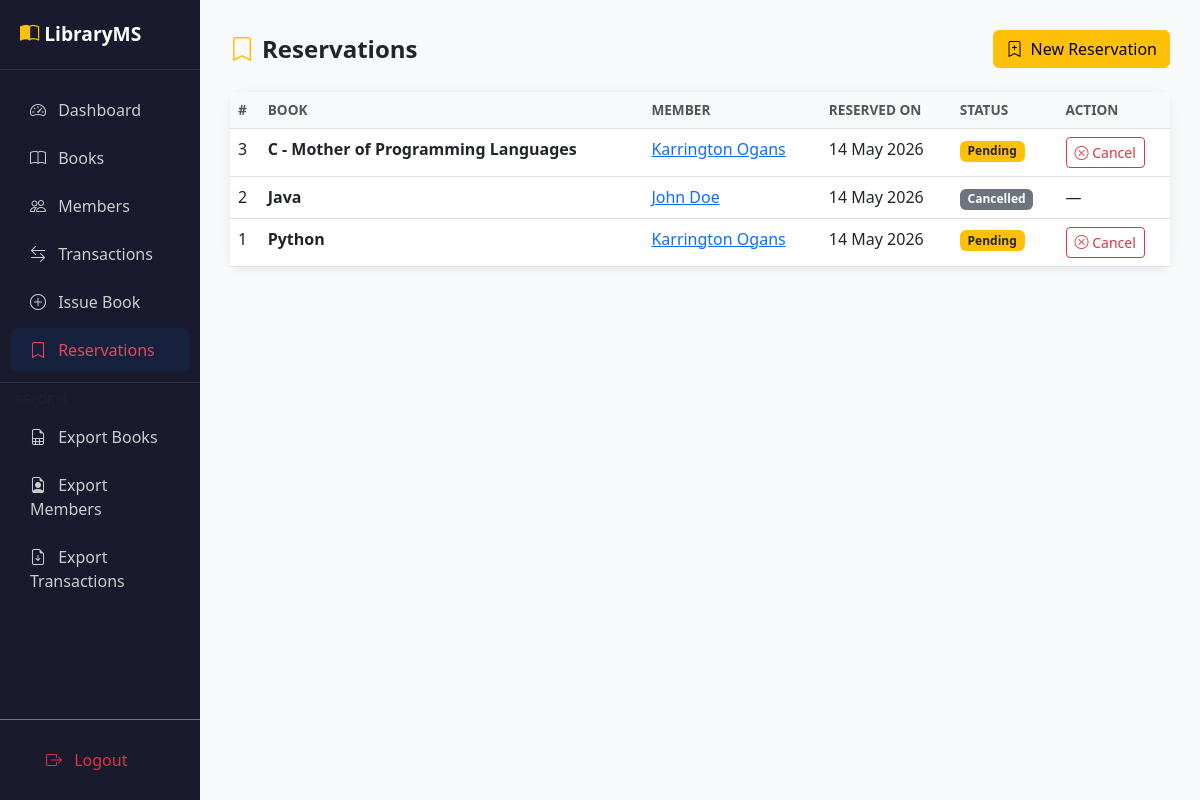
Screenshot of /reservations/ (signed in) with the database file from the repository.
### app/models.py (models this page shows, shortened)
class Reservation(db.Model):
    __tablename__ = 'reservations'
    id = db.Column(db.Integer, primary_key=True)
    book_id = db.Column(db.Integer, db.ForeignKey('books.id'), nullable=False)
    member_id = db.Column(db.Integer, db.ForeignKey('members.id'), nullable=False)
    reserved_date = db.Column(db.DateTime, default=datetime.utcnow)
    status = db.Column(db.String(20), default='pending')  # pending / fulfilled / cancelled

class Book(db.Model):
    __tablename__ = 'books'
    id = db.Column(db.Integer, primary_key=True)
    title = db.Column(db.String(200), nullable=False)
    author = db.Column(db.String(100), nullable=False)
    genre = db.Column(db.String(50))
    isbn = db.Column(db.String(20), unique=True)
    total_copies = db.Column(db.Integer, default=1)
    available_copies = db.Column(db.Integer, default=1)
    cover_image = db.Column(db.String(200), nullable=True)
    added_date = db.Column(db.DateTime, default=datetime.utcnow)
    transactions = db.relationship('Transaction', backref='book', lazy=True)
    reservations = db.relationship('Reservation', backref='book', lazy=True)

class Member(db.Model):
    __tablename__ = 'members'
    id = db.Column(db.Integer, primary_key=True)
    name = db.Column(db.String(100), nullable=False)
    email = db.Column(db.String(120), unique=True, nullable=False)
    phone = db.Column(db.String(15))
    membership_date = db.Column(db.DateTime, default=datetime.utcnow)
    is_active = db.Column(db.Boolean, default=True)
    max_books = db.Column(db.Integer, default=3)  # M2: borrowing limit
    transactions = db.relationship('Transaction', backref='member', lazy=True)
    reservations = db.relationship('Reservation', backref='member', lazy=True)

### app/routes/reservations.py (the view)
@reservations_bp.route('/')
@login_required
def index():
    reservations = Reservation.query.order_by(Reservation.reserved_date.desc()).all()
    return render_template('reservations/index.html', reservations=reservations)

### app/models.py (called while the page is built)
@login_manager.user_loader
def load_user(user_id):
    return Admin.query.get(int(user_id))

### app/templates/reservations/index.html (shortened to what this page needs)
{% extends 'base.html' %}
{% block content %}
<div class="d-flex justify-content-between align-items-center mb-4">
    <h4 class="fw-bold mb-0"><i class="bi bi-bookmark text-warning me-2"></i>Reservations</h4>
    <a href="{{ url_for('reservations.reserve') }}" class="btn btn-warning">
        <i class="bi bi-bookmark-plus me-1"></i> New Reservation
    </a>
</div>
<div class="card">
    <div class="card-body p-0">
        <table class="table table-hover mb-0">
            <thead class="table-light">
                <tr><th>#</th><th>Book</th><th>Member</th><th>Reserved On</th><th>Status</th><th>Action</th></tr>
            </thead>
            <tbody>
            {% for r in reservations %}
            <tr>
                <td>{{ r.id }}</td>
                <td class="fw-semibold">{{ r.book.title }}</td>
                <td><a href="{{ url_for('members.profile', member_id=r.member.id) }}">{{ r.member.name }}</a></td>
                <td>{{ r.reserved_date.strftime('%d %b %Y') }}</td>
                <td>
                    {% if r.status == 'pending' %}<span class="badge bg-warning text-dark">Pending</span>
                    {% elif r.status == 'fulfilled' %}<span class="badge bg-success">Fulfilled</span>
                    {% else %}<span class="badge bg-secondary">Cancelled</span>{% endif %}
                </td>
                <td>
                    {% if r.status == 'pending' %}
                    <form method="POST" action="{{ url_for('reservations.cancel', reservation_id=r.id) }}"
                          onsubmit="return confirm('Cancel this reservation?')">
                        <button class="btn btn-sm btn-outline-danger">
                            <i class="bi bi-x-circle"></i> Cancel
                        </button>
                    </form>
                    {% else %}—{% endif %}
                </td>
            </tr>
            {% else %}
            <tr><td colspan="6" class="text-center text-muted py-4">No reservations found.</td></tr>
            {% endfor %}
            </tbody>
        </table>
    </div>
</div>
{% endblock %}

### app/templates/base.html (style rules this page uses)
body { background-color: #f8f9fa; }
.card { border: none; border-radius: 12px; box-shadow: 0 2px 10px rgba(0,0,0,0.08); }
.table th { font-weight: 600; color: #555; font-size: 0.85rem; text-transform: uppercase; }

### rows the page displays
Reservation: id "3", book "C - Mother of Programming Languages", member.name "Karrington Ogans", reserved_date "14 May 2026", status "Pending"
Reservation: id "2", book "Java", member.name "John Doe", reserved_date "14 May 2026", status "Cancelled"
Reservation: id "1", book "Python", member.name "Karrington Ogans", reserved_date "14 May 2026", status "Pending"
